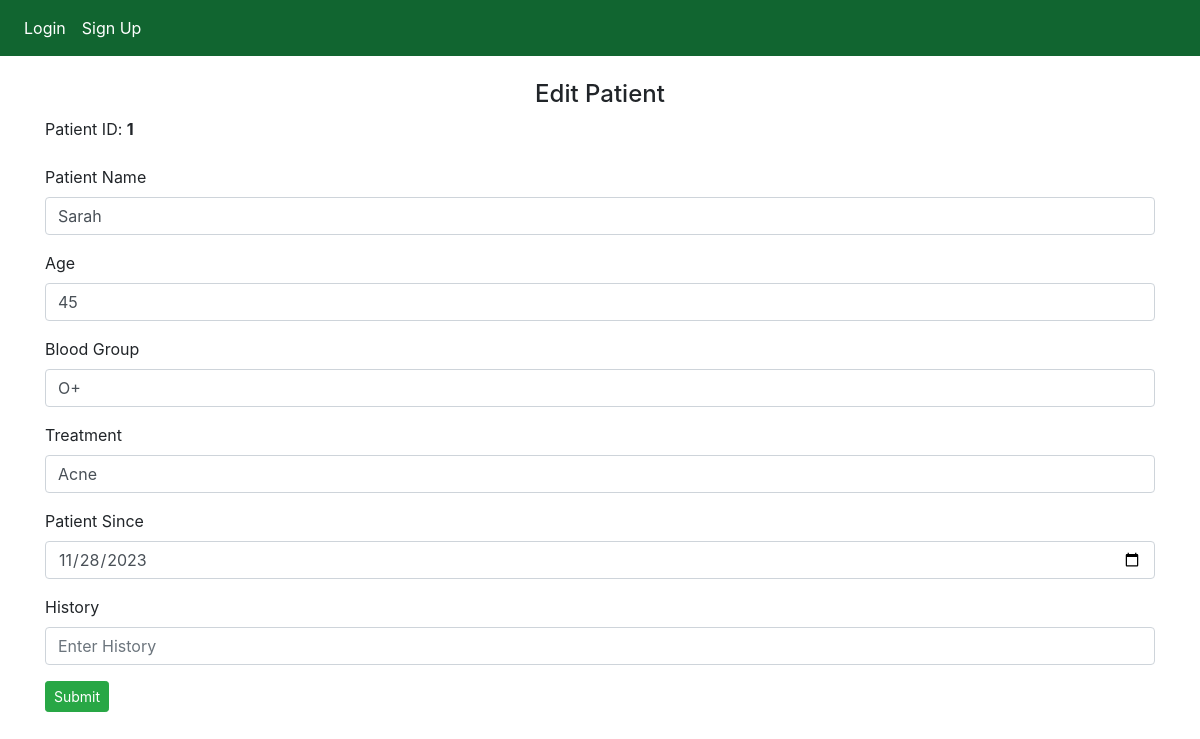
Page /fetch_patient?id=1&action=edit on the earlier database version.
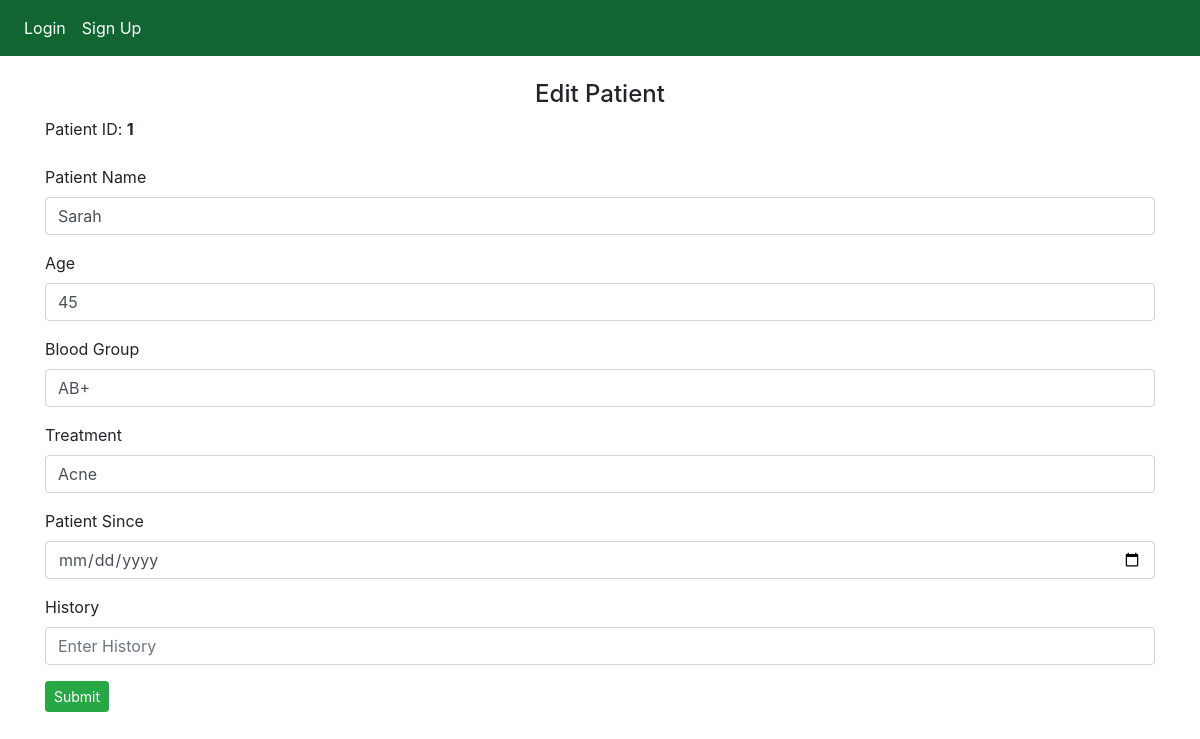
Same page on the later database version.
### website/models.py (models this page shows)
@dataclass
class Patient(db.Model):
    id = db.Column(db.Integer, primary_key=True, autoincrement=True)
    name = db.Column(db.String(150))
    age = db.Column(db.Integer)
    blood_group = db.Column(db.String(150))
    treatment = db.Column(db.String(300))
    patient_since = db.Column(db.Date())
    history = db.Column(db.String(300))
    created_date = db.Column(db.DateTime(timezone=True), default=func.now())

### website/patients.py (the view)
@patients.route('/fetch_patient', methods=['GET'])
def fetch_patient():
    patientId = request.args.get('id')
    patient = Patient.query.get(patientId)
    action = request.args.get('action')
    if action == 'edit':
        return render_template("patients/edit_patients.html", user=current_user, data=patient)
    return render_template("patients/upload_documents.html", user=current_user, data=patient)

### website/templates/patients/edit_patients.html (shortened to what this page needs)
{% extends "base.html" %} {% block title %}Edit Patient{% endblock %}{% block content %}
<br/>
<h4 align="center">Edit Patient</h4>
<div id="edit_patient_div">
    <form method="POST" action="{{ url_for('patients.edit_patient') }}">
        <div class="form-group">
            <label for="id">Patient ID</label>: <b> {{data.id}} </b>
        </div>
        <div class="form-group">
            <label for="name">Patient Name</label>
            <input type="text" class="form-control" id="name" name="name" placeholder="Enter Patient Name" value="{{data.name}}"/>
        </div>
        <div class="form-group">
            <label for="age">Age</label>
            <input type="text" class="form-control" id="age" name="age" placeholder="Enter Age" value="{{data.age}}"/>
        </div>
        <div class="form-group">
            <label for="bloodGroup">Blood Group</label>
            <input type="text" class="form-control" id="bloodGroup" name="bloodGroup" placeholder="Enter Blood Group" value="{{data.blood_group}}"/>
        </div>
        <div class="form-group">
            <label for="treatment">Treatment</label>
            <input type="text" class="form-control" id="treatment" name="treatment" placeholder="Enter Treatment" value="{{data.treatment}}"/>
        </div>
        <div class="form-group">
            <label for="patientSince">Patient Since</label>
            <input type="date" class="form-control" id="patientSince" name="patientSince" placeholder="Enter Patient Since Date" value="{{data.patient_since}}"/>
        </div>
        <div class="form-group">
            <label for="history">History</label>
            <input type="text" class="form-control" id="history" name="history" placeholder="Enter History" value="{{data.history}}"/>
        </div>
        <button type="submit" class="btn btn-success btn-sm">Submit</button>
    </form>
</div>
{% endblock %}

Differences in the rows shown:
changed Patient "Sarah": bloodGroup "O+" → "AB+"; patientSince "11/28/2023" → (not shown)
